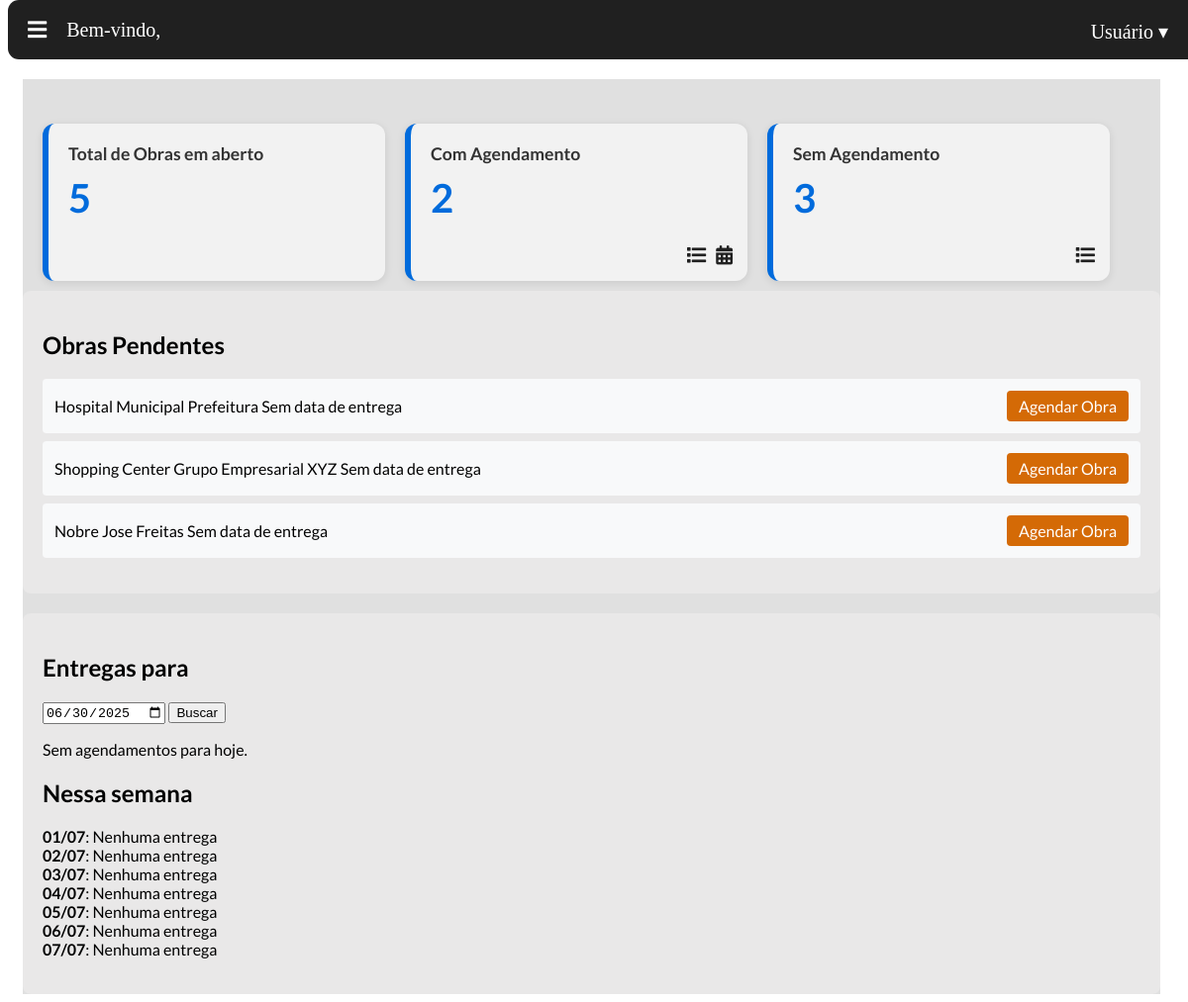
Page /obras/ (signed in) on the earlier database version.
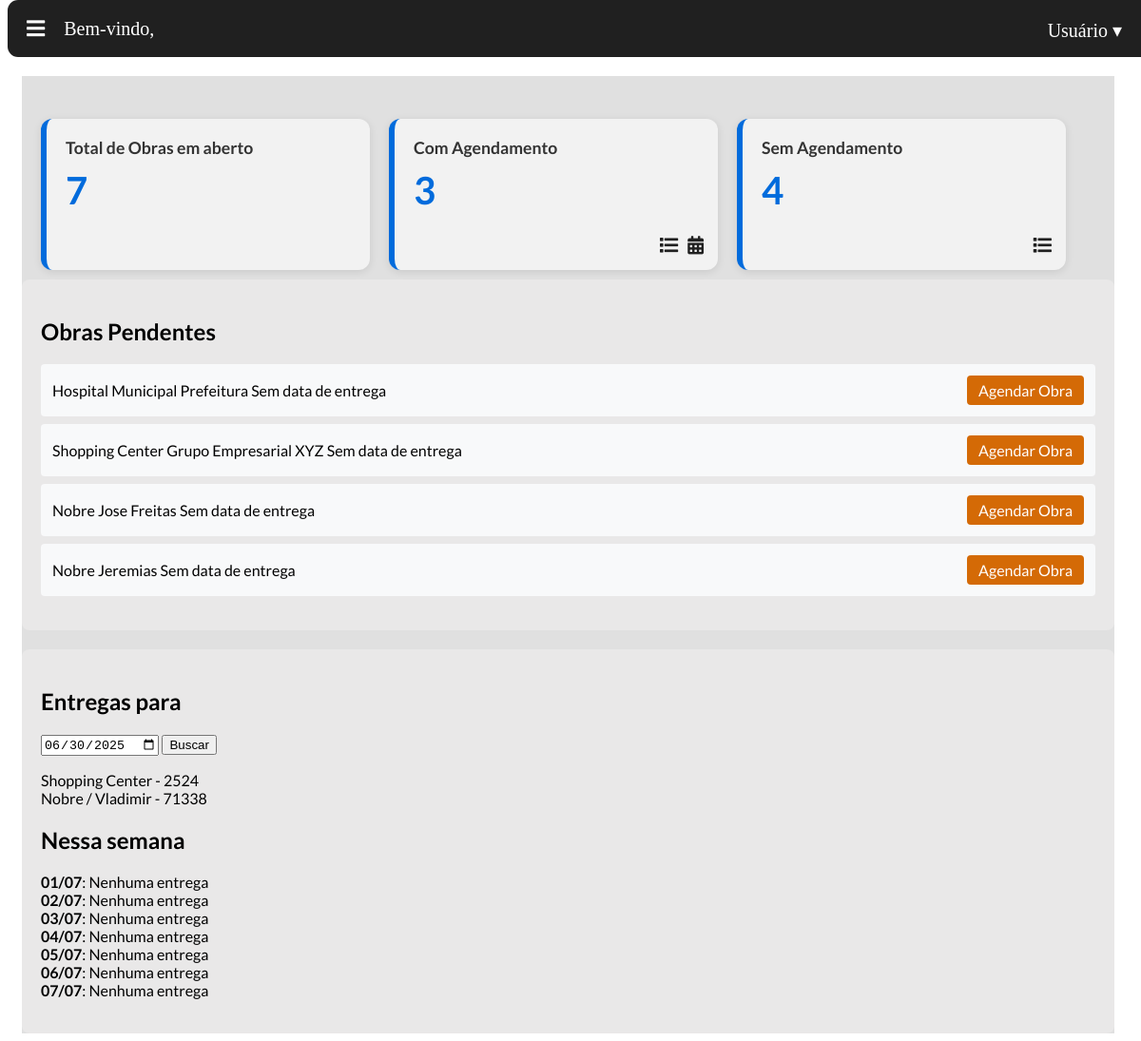
Same page on the later database version.
### obra/models.py (models this page shows)
class obra(models.Model):
    nome = models.CharField('nome', max_length=50)
    numero = models.IntegerField('numero controle')
    endereco = models.TextField('endereço', max_length=200, null=True, blank=True)
    data_criacao = models.DateTimeField('Data de criação',auto_now_add=True)
    cliente = models.CharField('nome cliente', max_length=50)
    previsao_entrega = models.DateTimeField('Data prevista para entrega', null=True, blank=True)
    def __str__(self):
        return f"{self.nome} - {self.numero}"

### agenda/models.py (models this page shows, shortened)
class Agendamento(models.Model):
    obra = models.ForeignKey(obra, on_delete=models.CASCADE, related_name='agendamentos')
    data = models.DateTimeField(auto_now_add=True)
    montador = models.ForeignKey(usuario, on_delete=models.CASCADE)
    data_agendamento = models.DateTimeField()
    realizado = models.BooleanField(default=False)

### PaginaPrincipal/views.py (the view)
# urls.py: path('', views.index, name='pagina_inicial'),
@login_required
def index(request):
    data_str = request.GET.get("data_hoje")
    try:
        data_hoje = datetime.strptime(data_str, "%Y-%m-%d").date() if data_str else date.today()
    except ValueError:
        data_hoje = date.today()
    if request.user.cargo == 'M':
        agendamentos_hoje = Agendamento.objects.filter(data_agendamento__date=data_hoje, entregador=request.user)
    else:
        agendamentos_hoje = Agendamento.objects.filter(data_agendamento__date=data_hoje)
    obras_sem_previsao = obra.objects.filter(previsao_entrega__isnull=True)
    inicio = date.today() + timedelta(days=1)
    fim = inicio + timedelta(days=6)
    if request.user.cargo == 'M':
        agendamentos_semana = Agendamento.objects.filter(
            data_agendamento__date__range=(inicio, fim),
            entregador=request.user
        )
    else:
        agendamentos_semana = Agendamento.objects.filter(
            data_agendamento__date__range=(inicio, fim)
        )
    agenda_semana = defaultdict(list)
    for ag in agendamentos_semana:
        agenda_semana[ag.data_agendamento.date()].append(ag)
    semana = [inicio + timedelta(days=i) for i in range(7)]
    agenda_semana_completa = {dia: agenda_semana.get(dia, []) for dia in semana}
    obras_sem_previsao = obra.objects.filter(
        previsao_entrega__isnull=True)
    obras_com_agendamento = obra.objects.filter(
        previsao_entrega__isnull=False,
        agendamentos__realizado=False
    ).distinct()
    obras_nao_realizadas = obra.objects.exclude(agendamentos__realizado=True).distinct()
    return render(request, 'PaginaPrincipal/paginaprincipal.html', {
        'data_hoje': data_hoje,
        'agendamentos': agendamentos_hoje,
        'obras_sem_previsao': obras_sem_previsao,
        'obras_nao_realizadas': obras_nao_realizadas,
        'obras_com_agendamento': obras_com_agendamento,
        'agenda_semana': agenda_semana_completa,
    })

### templates/PaginaPrincipal/paginaprincipal.html (shortened to what this page needs)
{% extends 'base.html' %}
{% load static %}
{% block content %}
{% block extra_css %}
  <link rel="stylesheet" href="{% static 'TelaPrincipal/home.css' %}">
{% endblock %}
<div class="main-container">
  <div class="dashboard-cards">
    <div class="card total">
      <h3>Total de Obras em aberto</h3>
      <p class="card-number">{{ obras_nao_realizadas|length }}</p>
    </div>
    <div class="card com-agendamento">
      <h3>Com Agendamento</h3>
      <p class="card-number">{{ obras_com_agendamento|length }}</p>
      <div class="card-actions">
        <a href="{% url 'agenda:listar' %}?agendadas=1" title="Ver lista">
          <i class="fas fa-list"></i>
        </a>
        <a href="{% url 'agenda:nova_agenda' %}" title="Ver agenda">
          <i class="fas fa-calendar-alt"></i>
        </a>
      </div>
    </div>
    <div class="card sem-agendamento">
      <h3>Sem Agendamento</h3>
      <p class="card-number">{{ obras_sem_previsao|length }}</p>
      <div class="card-actions">
        <a href="{% url 'agenda:listar' %}?agendadas=0" title="Ver lista">
          <i class="fas fa-list"></i>
        </a>
      </div>
    </div>
  </div>
  <div class="pagina_inicial-content">
    <div class="left-panel">
      <h2>Obras Pendentes</h2>
      <ul class="obra-list">
        {% for obra in obras_sem_previsao %}
        <li class="obra-item">
          <div class="obra-info">
            <span class="obra-nome">{{ obra.nome }}</span>
            <span class="obra-cliente">{{ obra.cliente }}</span>
            <span class="badge badge-warning">Sem data de entrega</span>
          </div>
          <a href="{% url 'agenda:agenda_adicionar_com_obra' obra.id %}" class="btn-agendar">Agendar Obra</a>
        </li>
        {% empty %}
        <li class="nenhuma-obra">Nenhuma obra pendente sem data de entrega.</li>
        {% endfor %}
      </ul>
    </div>
    <div class="right-panel">
      <div class="agendamentos-hoje">
        <h2>Entregas para</h2>
        <form method="get" action="{% url 'PaginaPrincipal:pagina_inicial' %}" class="data-form">
          <input type="date" name="data_hoje" value="{{ data_hoje|date:'Y-m-d' }}">
          <button type="submit">Buscar</button>
        </form>
        <ul class="lista-agendamentos">
          {% for agendamento in agendamentos %}
          <li>
            {{ agendamento.obra }}
            <span class="cor"></span>
          </li>
          {% empty %}
          <li>Sem agendamentos para hoje.</li>
          {% endfor %}
        </ul>
      </div>
      <div class="agenda-semana">
        <h2>Nessa semana</h2>
        <ul>
          {% for dia, entregas in agenda_semana.items %}
          {% if entregas %}
          <li><strong>{{ dia|date:"d/m" }}</strong>: {{ entregas|length }} entrega{{ entregas|length|pluralize:"s" }}</li>
          {% else %}
          <li><strong>{{ dia|date:"d/m" }}</strong>: Nenhuma entrega</li>
          {% endif %}
          {% endfor %}
        </ul>
      </div>
    </div>
  </div>
</div>
{% endblock %}

Differences in the rows shown:
added obra: nome "Nobre", cliente "Jeremias"
added Agendamento: obra "Shopping Center - 2524"
added Agendamento: obra "Nobre / Vladimir - 71338"
Other differences:
{{ obras_nao_realizadas|length }}: "5" → "7"
{{ obras_com_agendamento|length }}: "2" → "3"
{{ obras_sem_previsao|length }}: "3" → "4"
text no longer shown: "Sem agendamentos para hoje."
